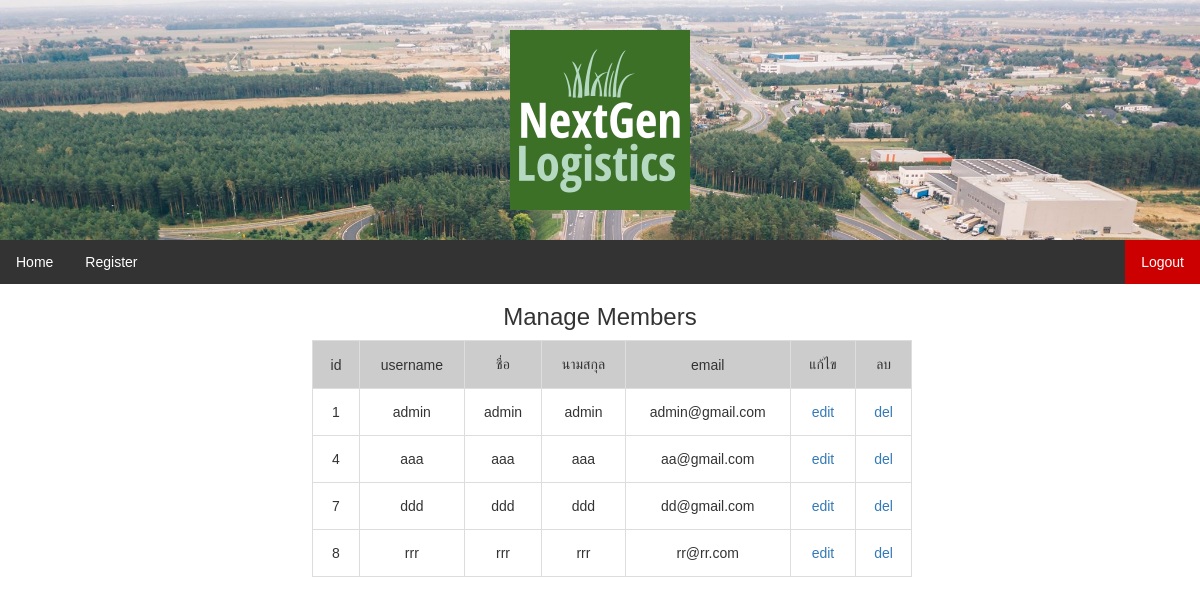
/admin.php (signed in), run on the app's committed database.
### tables this page shows
CREATE TABLE `users` (
  `id` int(100) NOT NULL AUTO_INCREMENT,
  `username` varchar(255) NOT NULL,
  `password` varchar(255) NOT NULL,
  `fname` varchar(255) NOT NULL,
  `lname` varchar(255) NOT NULL,
  `email` varchar(255) NOT NULL,
  `level` varchar(5) DEFAULT NULL,
  PRIMARY KEY (`id`)
);

### admin.php (the view, shortened to what this page needs)
<!DOCTYPE html>
<html lang="en">
<head>
    <link rel="stylesheet" href="https://maxcdn.bootstrapcdn.com/bootstrap/3.3.7/css/bootstrap.css">
</head>
<body>
    <div class = "header"><img class = "logo" src="images/logo.png"></div>
    <ul>
        <li><a href="home.php">Home</a></li>
        <li><a href="register.php">Register</a></li>
        <li style="float:right" class="activeout"><a href="logout.php">Logout</a></li>
    </ul>
    <h3>Manage Members</h3>
<?php
    include('config.php');
    $query = "SELECT * FROM users ORDER BY id ASC" or die("Error:" . mysqli_error());
    $result = mysqli_query($link, $query);
    echo "<table border='1' align='center' width='500'>";
    echo "<tr align='center' bgcolor='#CCCCCC'><td>id</td><td>username</td><td>ชื่อ</td><td>นามสกุล</td><td>email</td><td>แก้ไข</td><td>ลบ</td></tr>";
    while($row = mysqli_fetch_array($result)) {
    echo "<tr>";
    echo "<td>" .$row["id"] .  "</td> ";
    echo "<td>" .$row["username"] .  "</td> ";
    echo "<td>" .$row["fname"] .  "</td> ";
    echo "<td>" .$row["lname"] .  "</td> ";
    echo "<td>" .$row["email"] .  "</td> ";
    echo "<td><a type='button' href='userupdateform.php?id=$row[0]'>edit</a></td> ";
    echo "<td><a href='userdelete.php?id=$row[0]' onclick=\"return confirm('Do you want to delete this record? !!!')\">del</a></td> ";
    echo "</tr>";
    }
    echo "</table>";
?>
</body>
</html>

### admin.php (style rules this page uses)
body { font: 14px sans-serif; text-align: center; }
ul { list-style-type: none; margin: 0; padding: 0; overflow: hidden; background-color: #333; }
li { float: left; }
li a { display: block; color: white; text-align: center; padding: 14px 16px; text-decoration: none; }
.activeout { background-color: #cc0000; }
table { background-color: White; }
table, td, th { border: 1px solid #ddd; align: center; }
table { border-collapse: collapse; width: 50%; margin-left: 26%; margin-right: 38%; align: center; }
th, td { padding: 15px; align: center; }
.header { width: auto; background-image: url('images/background.png'); background-repeat: no-repeat; background-attachment: fixed; background-size: cover; padding: 20px; }

### data on the page
users: id "1", username "admin", fname "admin", lname "admin", email "admin@gmail.com"
users: id "4", username "aaa", fname "aaa", lname "aaa", email "aa@gmail.com"
users: id "7", username "ddd", fname "ddd", lname "ddd", email "dd@gmail.com"
users: id "8", username "rrr", fname "rrr", lname "rrr", email "rr@rr.com"
